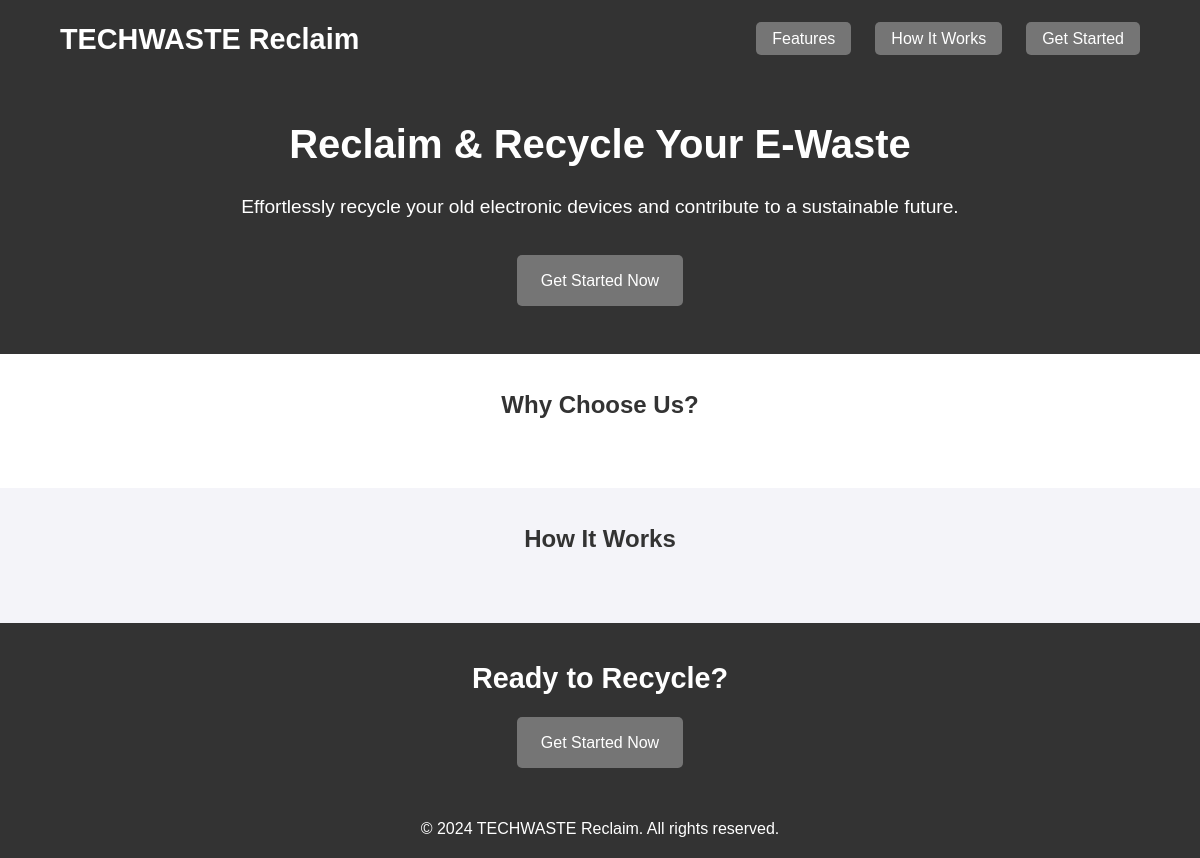
Before: / with the older database file.
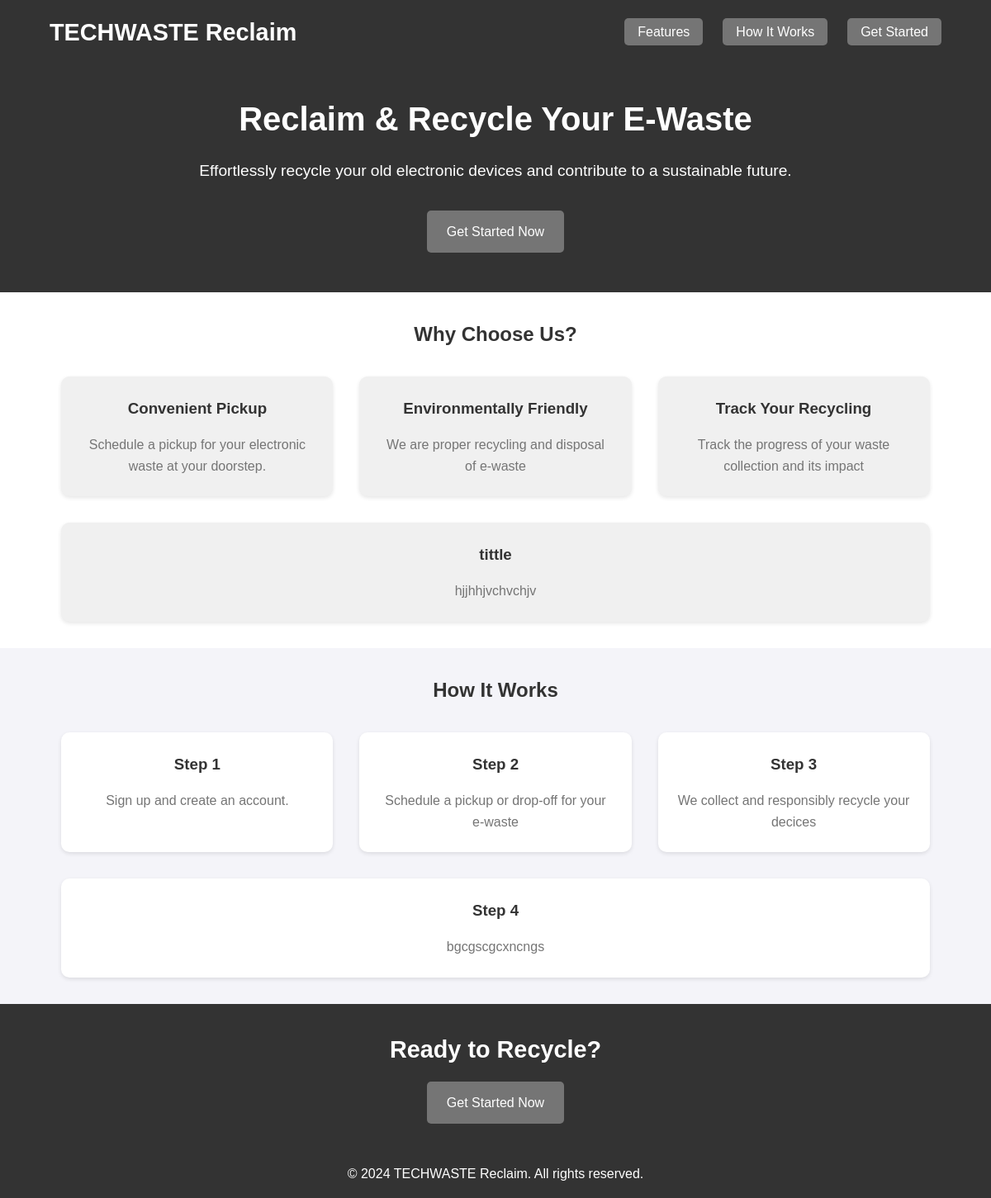
After: the same page with the newer database file.
### myapp/models.py (models this page shows)
class Feature(models.Model):
    title = models.CharField(max_length=100)
    description = models.TextField()

class Step(models.Model):
    description = models.TextField()

### myapp/views.py (the view)
# urls.py: path('', views.home, name='home'),
def home(request):
    features = Feature.objects.all()  # Fetch all features from the database
    steps = Step.objects.all()         # Fetch all steps from the database
    messages = Message.objects.all()   # Fetch messages if applicable
    return render(request, 'index.html', {
        'features': features,
        'steps': steps,
        'messages': messages,
    })
    return render(request, 'index.html')

### myapp/templates/index.html (shortened to what this page needs)
{% load static %}
{% block content %}
<!DOCTYPE html>
<html lang="en">
<head>
</head>
<body>
    <header>
        <div class="container">
            <h1>TECHWASTE Reclaim</h1>
            <nav>
                <ul>
                    <li><a href="#features">Features</a></li>
                    <li><a href="#how-it-works">How It Works</a></li>
                    <li><a href="#" id="get-started-btn">Get Started</a></li>
                </ul>
            </nav>
        </div>
    </header>
    <section class="hero">
        <div class="container">
            <h1>Reclaim & Recycle Your E-Waste</h1>
            <p>Effortlessly recycle your old electronic devices and contribute to a sustainable future.</p>
        </div>
        <a href="#" id="get-started-btn">Get Started Now</a>
    </section>
    <section id="features" class="features">
        <div class="container">
            <h2>Why Choose Us?</h2>
            <div class="feature-cards">
                {% for feature in features %}
                <div class="feature-card">
                    <h3>{{ feature.title }}</h3>
                    <p>{{ feature.description }}</p>
                </div>
                {% endfor %}
            </div>
        </div>
    </section>
    <section id="how-it-works" class="how-it-works">
        <div class="container">
            <h2>How It Works</h2>
            <div class="steps">
                {% for step in steps %}
                <div class="step">
                    <h3>Step {{ forloop.counter }}</h3>
                    <p>{{ step.description }}</p>
                </div>
                {% endfor %}
            </div>
        </div>
    </section>
    <section id="cta" class="cta">
        <h2>Ready to Recycle?</h2>
        <a href="#" id="get-started-btn">Get Started Now</a>
    </section>
    <footer>
        <p>&copy; 2024 TECHWASTE Reclaim. All rights reserved.</p>
    </footer>
</body>
</html>
{% endblock content %}

### myapp/templates/index.html (style rules this page uses)
* { margin: 0; padding: 0; box-sizing: border-box; }
body { font-family: Arial, sans-serif; line-height: 1.6; background-color: #ffffff; }
a { text-decoration: none; }
ul { list-style: none; }
.container { width: 90%; max-width: 1200px; margin: auto; }
header { background: #333333; color: white; padding: 1rem 0; position: fixed; width: 100%; top: 0; z-index: 1000; }
header .container { display: flex; justify-content: space-between; align-items: center; flex-wrap: wrap; }
header h1 { font-size: 1.8rem; flex: 1; }
nav ul { display: flex; gap: 1.5rem; flex-wrap: wrap; }
nav a { color: white; font-size: 1rem; padding: 0.5rem 1rem; background: #757575; border-radius: 5px; transition: background 0.3s ease; }
.hero { text-align: center; background: #333333; color: white; padding: 3rem 1rem; margin-top: 4rem; }
.hero h1 { font-size: 2.5rem; margin-bottom: 1rem; }
.hero p { font-size: 1.2rem; margin-bottom: 2rem; }
.hero a { display: inline-block; padding: 0.8rem 1.5rem; background: #757575; color: white; font-size: 1rem; border-radius: 5px; transition: background 0.3s ease; cursor: pointer; }
.features { padding: 2rem 1rem; background: white; text-align: center; }
.features h2 { color: #333333; margin-bottom: 2rem; }
.features .feature-cards { display: flex; gap: 2rem; flex-wrap: wrap; justify-content: center; }
.feature-card { flex: 1 1 calc(33% - 2rem); background: #f0f0f0; padding: 1.5rem; border-radius: 10px; text-align: center; box-shadow: 0 2px 5px rgba(0, 0, 0, 0.1); transition: transform 0.3s ease; }
.feature-card h3 { color: #333333; margin-bottom: 1rem; }
.feature-card p { font-size: 1rem; color: #757575; }
.how-it-works { padding: 2rem 1rem; background: #f4f4f9; text-align: center; }
.how-it-works h2 { color: #333333; margin-bottom: 2rem; }
.steps { display: flex; flex-wrap: wrap; gap: 2rem; justify-content: center; }
.step { flex: 1 1 calc(33% - 2rem); padding: 1.5rem; background: white; border-radius: 10px; box-shadow: 0 2px 5px rgba(0, 0, 0, 0.1); }
.step h3 { color: #333333; margin-bottom: 1rem; }
.step p { font-size: 1rem; color: #757575; }
.cta { background: #333333; color: white; text-align: center; padding: 2rem 1rem; }
.cta h2 { margin-bottom: 1rem; font-size: 1.8rem; }
.cta a { display: inline-block; padding: 0.8rem 1.5rem; background: #757575; color: white; font-size: 1rem; border-radius: 5px; transition: background 0.3s ease; }
footer { text-align: center; padding: 1rem; background: #333333; color: white; }

Changed rows visible on the page:
added Feature: title "Convenient Pickup", description "Schedule a pickup for your electronic waste at your doorstep."
added Feature: title "Environmentally Friendly", description "We are proper recycling and disposal of e-waste"
added Feature: title "Track Your Recycling", description "Track the progress of your waste collection and its impact"
added Feature: title "tittle", description "hjjhhjvchvchjv"
added Step: description "Sign up and create an account."
added Step: description "Schedule a pickup or drop-off for your e-waste"
added Step: description "We collect and responsibly recycle your decices"
added Step: description "bgcgscgcxncngs"
